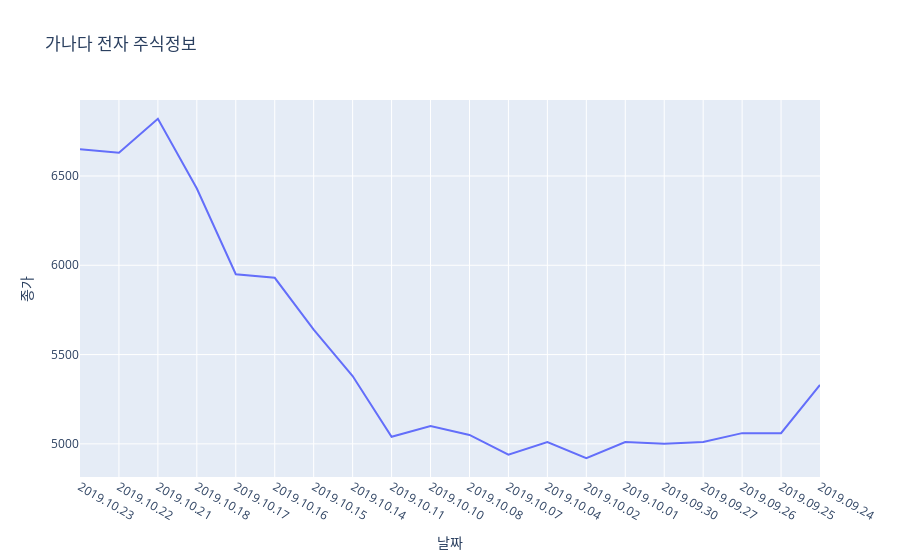

The notebook cell saved with this chart:
### Code cell
dFrame=pd.DataFrame({'날짜':date,'종가':price});
dFrame
fig=px.line(dFrame, x='날짜', y='종가', title='가나다 전자 주식정보')
fig.show()

### Figure 1 — Plotly figure (JSON) as saved in the notebook; plotly's stock layout.template omitted (floating-point values rounded to 4 significant figures)
{"data": [{"hovertemplate": "날짜=%{x}<br>종가=%{y}<extra></extra>", "legendgroup": "", "line": {"color": "#636efa", "dash": "solid"}, "marker": {"symbol": "circle"}, "mode": "lines", "name": "", "orientation": "v", "showlegend": false, "type": "scatter", "x": ["2019.10.23", "2019.10.22", "2019.10.21", "2019.10.18", "2019.10.17", "2019.10.16", "2019.10.15", "2019.10.14", "2019.10.11", "2019.10.10", "2019.10.08", "2019.10.07", "2019.10.04", "2019.10.02", "2019.10.01", "2019.09.30", "2019.09.27", "2019.09.26", "2019.09.25", "2019.09.24"], "xaxis": "x", "y": [6650, 6630, 6820, 6430, 5950, 5930, 5640, 5380, 5040, 5100, 5050, 4940, 5010, 4920, 5010, 5000, 5010, 5060, 5060, 5330], "yaxis": "y"}], "layout": {"legend": {"tracegroupgap": 0}, "title": {"text": "가나다 전자 주식정보"}, "xaxis": {"anchor": "y", "domain": [0, 1], "title": {"text": "날짜"}}, "yaxis": {"anchor": "x", "domain": [0, 1], "title": {"text": "종가"}}}}
